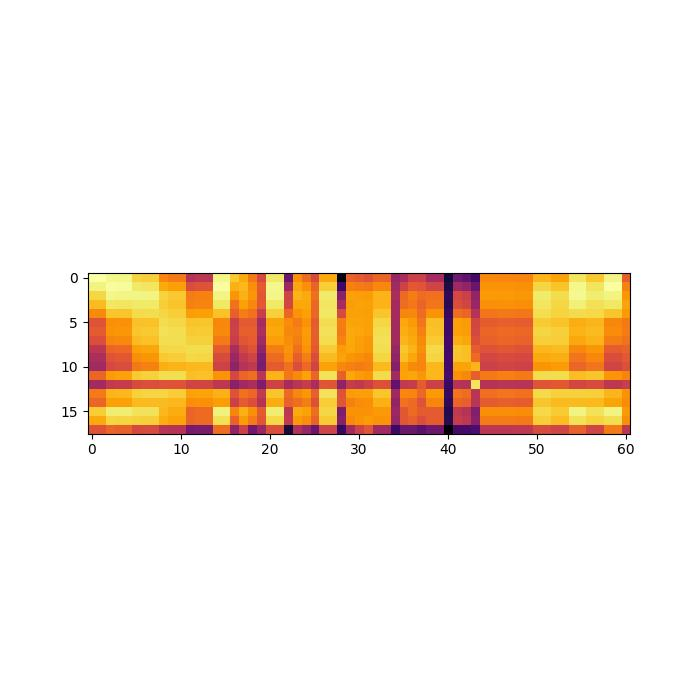
#> input picture test.jpg, 700 x 700 px
$ python -i image_utils.py   (imports and definitions only)
#> lines starting #> are read from the running program, lines starting #| are printed output that depends on the picture
import cv2
import numpy as np
import torch
import torch.nn.functional as F
import torch.amp


# [167 lines left out: functions create_gaussian_weight_mask, create_detail_mask, load_and_process_image, denoise_image, not called in this run]


def post_process(img):
    """Fixed post-processing function"""
    try:
        # Ensure input is in float32 range 0-1
        img = np.clip(img, 0, 1).astype(np.float32)
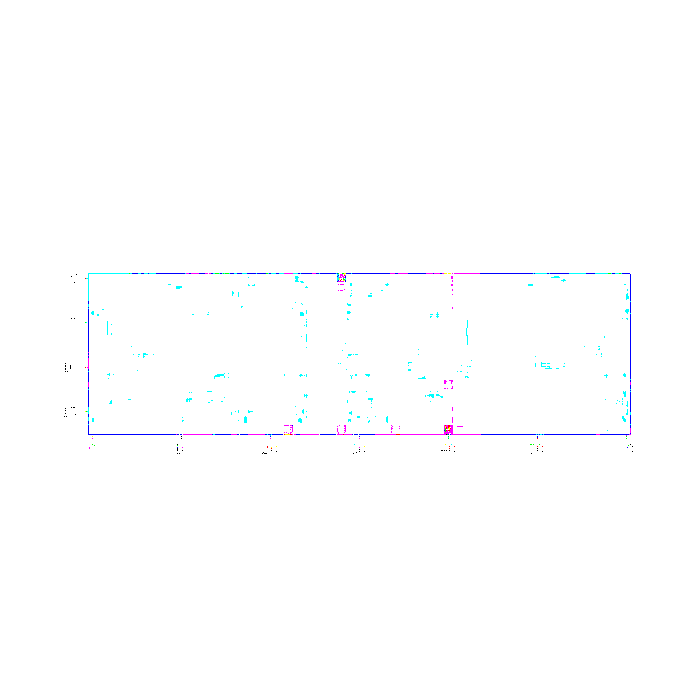
#> img: shape (700, 700, 3) float32; mean of channels 0, 1, 2 1, 0.997, 0.996; drawn as B, G, R

        # Convert to uint8 for OpenCV operations
        img_uint8 = (img * 255).astype(np.uint8)

        # Color space conversion
        lab = cv2.cvtColor(img_uint8, cv2.COLOR_RGB2LAB)
#> lab: shape (700, 700, 3); mean of channels 0, 1, 2 254.6, 128.2, 128.3
        l, a, b = cv2.split(lab)
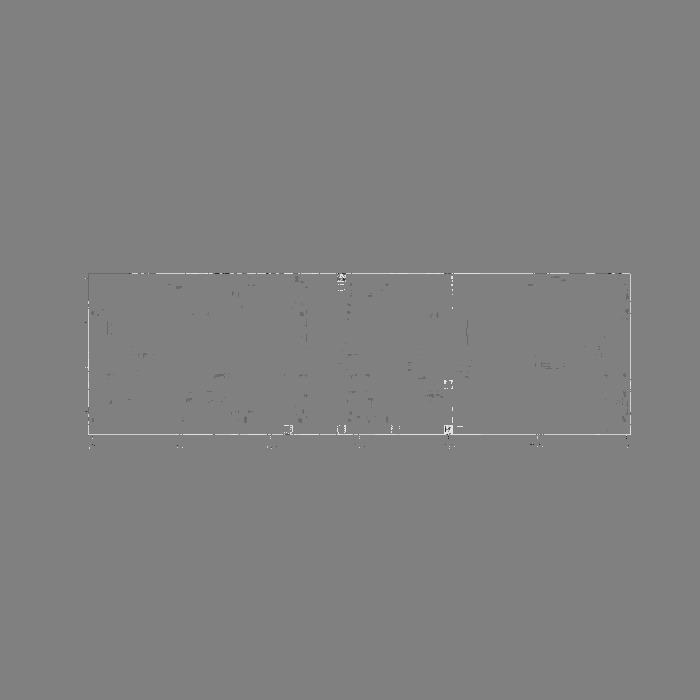
#> a: shape (700, 700); min 42, max 226, mean 128.2

        # CLAHE enhancement
        clahe = cv2.createCLAHE(clipLimit=2.0, tileGridSize=(8, 8))
        l = clahe.apply(l)

        # Skip guided filter if image is too small
        if l.shape[0] >= 16 and l.shape[1] >= 16:
            try:
                l_enhanced = cv2.GaussianBlur(l, (3, 3), 0)
            except:
                l_enhanced = l
        else:
            l_enhanced = l

        # Merge channels
        lab_enhanced = cv2.merge([l_enhanced, a, b])
#> lab_enhanced: shape (700, 700, 3); mean of channels 0, 1, 2 254.6, 128.2, 128.3
        rgb_enhanced = cv2.cvtColor(lab_enhanced, cv2.COLOR_LAB2RGB)

        # Convert back to float32 range 0-1
        final = rgb_enhanced.astype(np.float32) / 255.0
        return np.clip(final, 0, 1)

    except Exception as e:
        print(f"Error in post-processing: {str(e)}")
        return img

>>> import cv2
>>> picture = cv2.cvtColor(cv2.imread('../test.jpg'), cv2.COLOR_BGR2RGB)
>>> result = post_process(picture)
